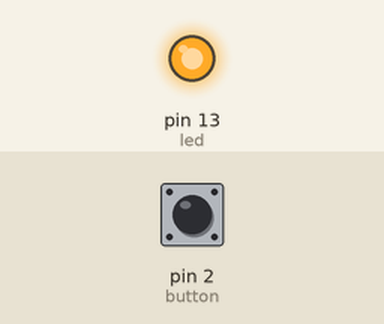
Recording of a sketch running on a simulated Arduino Uno, built with avr-gcc and run on an emulated ATmega328P. Parts: output pins drawn as LEDs (lit = HIGH). The test bench sets the inputs (shaded band); at power-on: pin 2 (button) HIGH.

Above: at 1.2 s.
1.3 s: pin 2 (button) pulled LOW for 0.15 s
At 2.1 s:
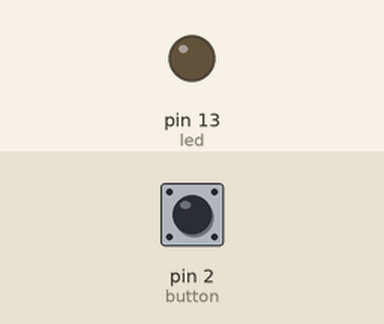
3.8 s: pin 2 (button) pulled LOW for 3.2 s
At 8.7 s:
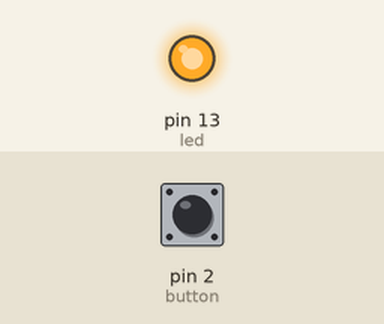
Timing chart, 0 to 10.2 s (numbered marks = the images above; inputs shaded):
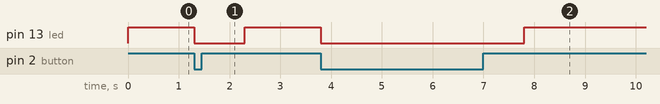

Measured:
- after the input at 1.3 s, pin 13 (led): HIGH → LOW at once, → HIGH 1.0 s later
- after the input at 3.8 s, pin 13 (led): HIGH → LOW at once, → HIGH 4.0 s later

The sketch:

sketch_aug13c.ino
```cpp
int button=2;
int led=13;
int lastbuttonState = 1;
int buttonState = 1;

void setup() {
  // put your setup code here, to run once:
pinMode (button,INPUT_PULLUP);
pinMode (led,OUTPUT);
}

void loop() {
  // put your main code here, to run repeatedly:
  buttonState = digitalRead(button);

  if (buttonState != lastbuttonState) {
    buttonState = lastbuttonState;
    digitalWrite (led, LOW);
    delay(1000);


     }
else
digitalWrite (led,HIGH);
}
```
